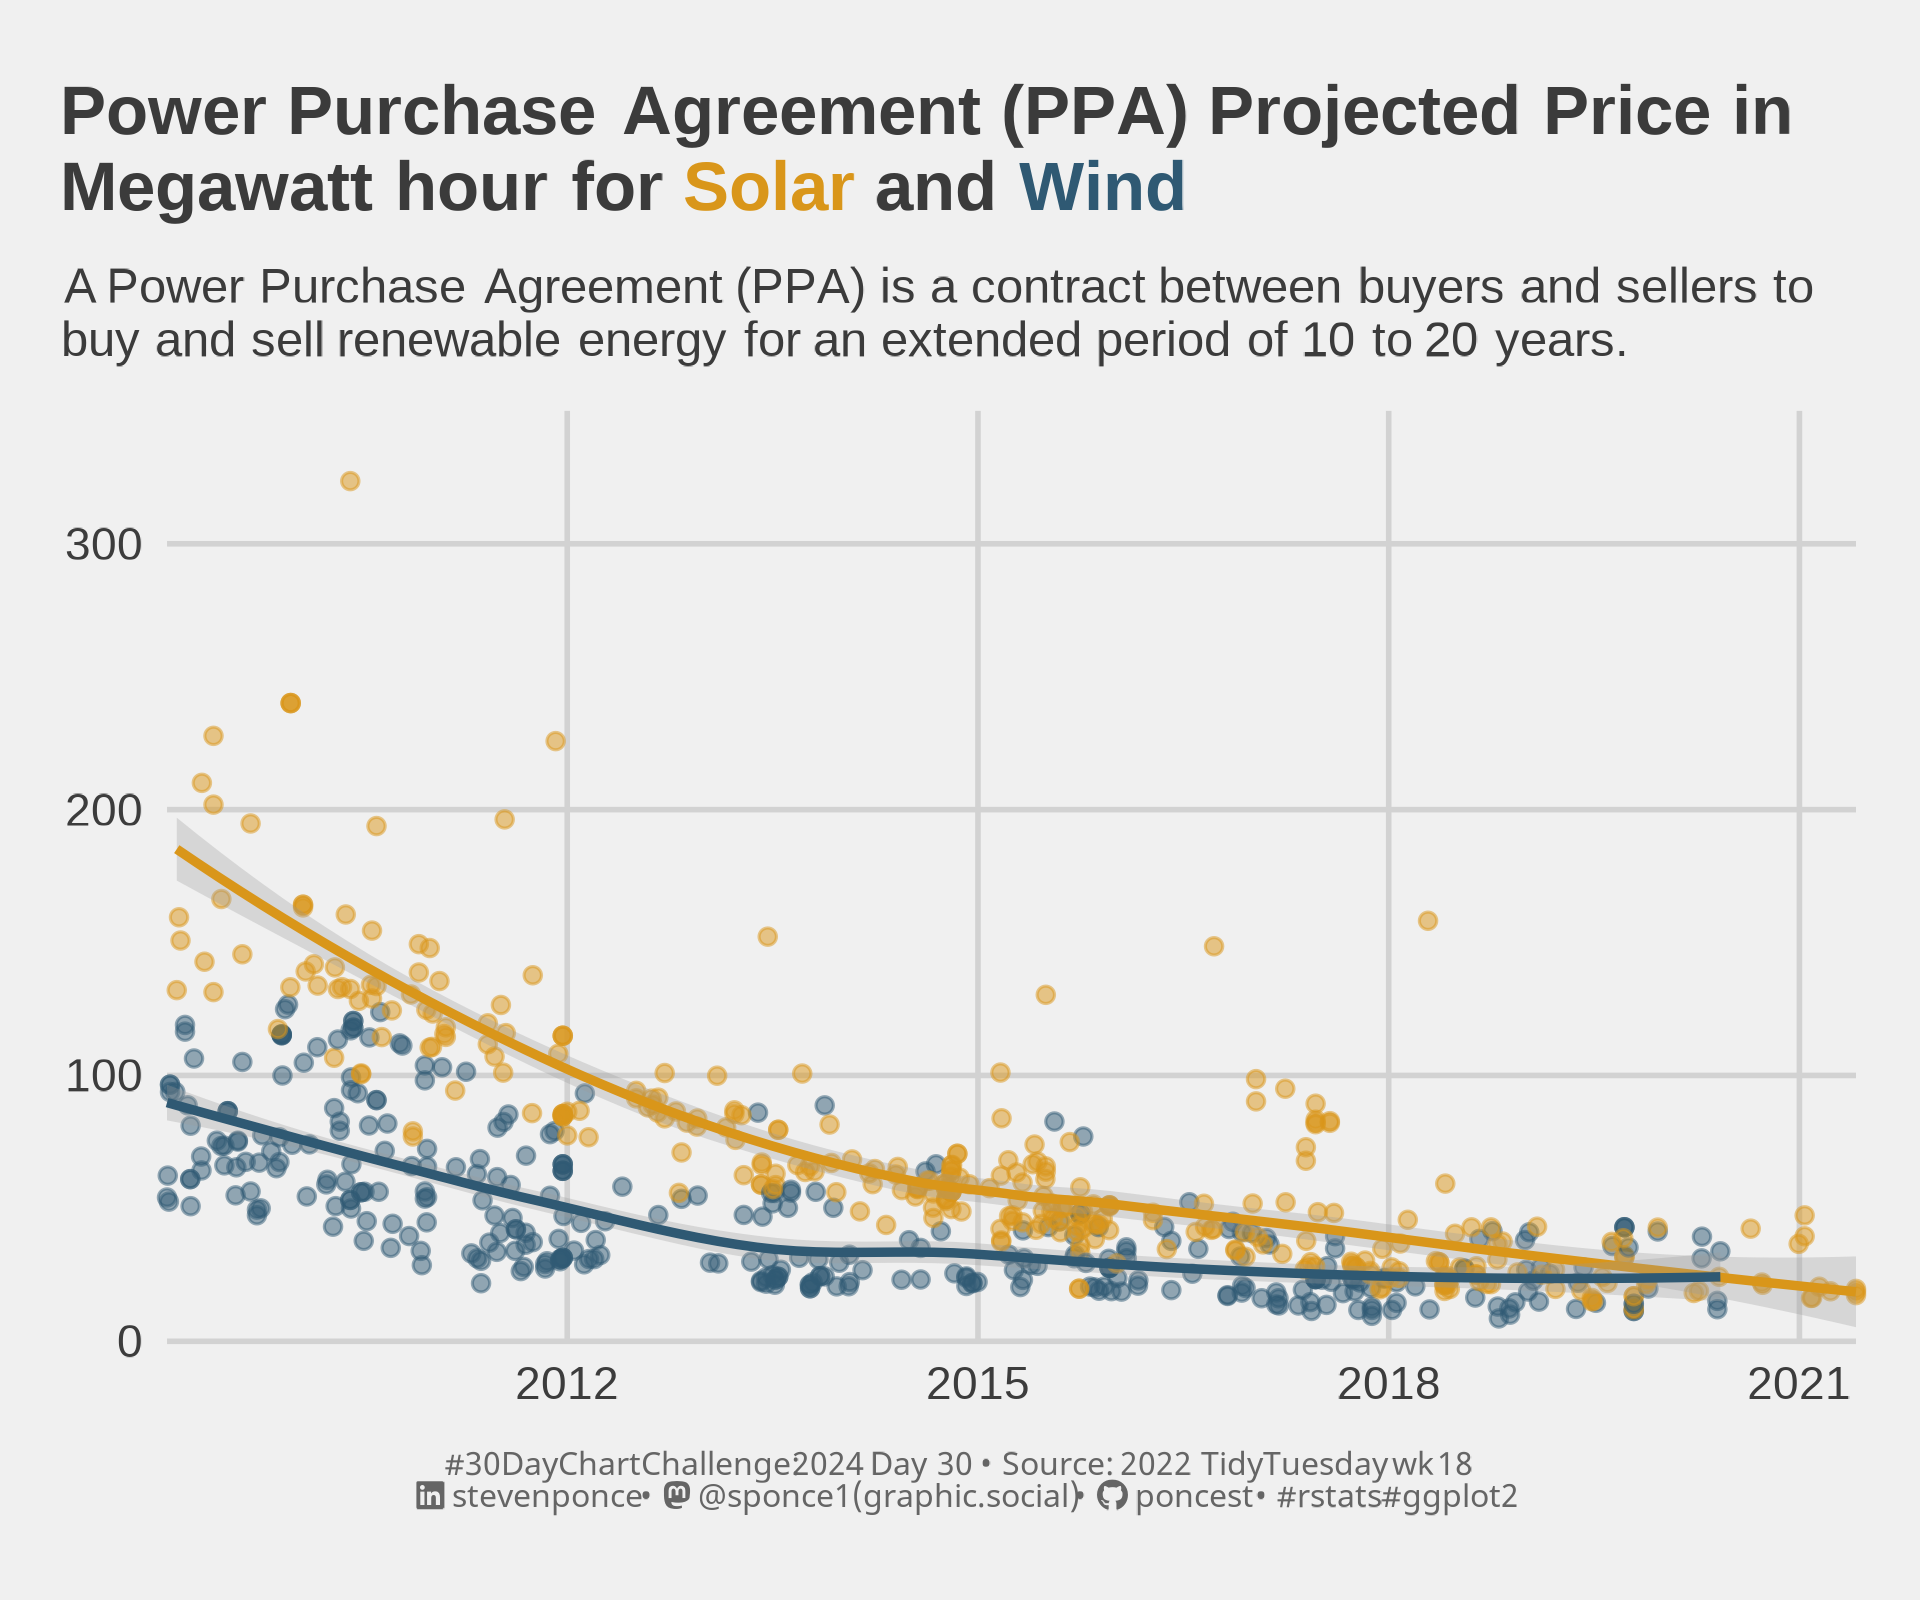

Here is the R script that generated this plot:

## Challenge: #30DayChartChallenge 2024 day 30
## Topic:     Uncertainties | FiveThirtyEight (theme day)
## Author:    Steven Ponce
## Date:      2024-04-30

## Data:      Solar/Wind utilities
##            TidyTuesday 2022 week 07 (2022-05-03)
## Link:      https://github.com/rfordatascience/tidytuesday/blob/master/data/2022/2022-05-03/readme.md


## 1. LOAD PACKAGES & SETUP ---- 
pacman::p_load(
  tidyverse,      # Easily Install and Load the 'Tidyverse'
  ggtext,         # Improved Text Rendering Support for 'ggplot2'
  showtext,       # Using Fonts More Easily in R Graphs
  janitor,        # Simple Tools for Examining and Cleaning Dirty Data
  skimr,          # Compact and Flexible Summaries of Data
  scales,         # Scale Functions for Visualization
  lubridate,      # Make Dealing with Dates a Little Easier
  MetBrewer,      # Color Palettes Inspired by Works at the Metropolitan Museum of Art
  MoMAColors,     # Color Palettes Inspired by Artwork at the Museum of Modern Art in New York City
  glue,           # Interpreted String Literals
  ggthemes        # Extra Themes, Scales and Geoms for 'ggplot2'
  )

### |- figure size ---- 
camcorder::gg_record( 
  dir    = here::here("temp_plots"), 
  device = "png",
  width  =  6,           
  height =  5,           
  units  = "in",
  dpi    = 320)

### |- resolution ---- 
showtext_opts(dpi = 320, regular.wt = 300, bold.wt = 800)


## 2. READ IN THE DATA ----

# Data from tidytuesday 2022 week 18 "Solar/Wind utilities" (2022-05-03)
tt <- tidytuesdayR::tt_load(2022, week = 18)

wind <- tt$wind |> clean_names() |> glimpse()
solar <- tt$solar |> clean_names() |> glimpse()

rm(tt)


## 3. EXAMINING THE DATA ----
glimpse(solar)
skim(solar)
colnames(solar)

glimpse(wind)
skim(wind)
colnames(solar)


## 4. TIDYDATA ----

### |- plot data ---
plot_data <-  wind |> 
  full_join(y = solar)  |> 
  select(date, wind_mwh, solar_mwh) |> 
  rename(
    wind = wind_mwh,
    solar = solar_mwh
    ) |> 
  pivot_longer(
    cols = !date, 
    names_to = 'energy_type', 
    values_to = 'projected_price'
    ) |> 
  drop_na()


# 5. VISUALIZATION ----  
### |- plot aesthetics ---- 
bkg_col      <- "#ebebeb"
title_col    <- "#3B3B3B"        
subtitle_col <- "#3B3B3B"    
caption_col  <- "#656565"    
text_col     <- "#656565"   
col_palette  <- c("#D9961A", "#2F5973")  

### |-  titles and caption ----
# icons
tt <- str_glue("#30DayChartChallenge: { 2024 } Day { 30 } &bull; Source: 2022 TidyTuesday wk 18<br>") 
li <- str_glue("<span style='font-family:fa6-brands'>&#xf08c;</span>")  
gh <- str_glue("<span style='font-family:fa6-brands'>&#xf09b;</span>")
mn <- str_glue("<span style='font-family:fa6-brands'>&#xf4f6;</span>")

# text
solar         <- str_glue("<span style='color:{ col_palette[1] }'>**Solar**</span>")
wind          <- str_glue("<span style='color:{ col_palette[2] }'>**Wind**</span>")

title_text    <- str_glue("Power Purchase Agreement (PPA) Projected Price in<br> 
                          Megawatt hour for { solar } and { wind }")

subtitle_text <- str_glue("A Power Purchase Agreement (PPA) is a contract between buyers and sellers to<br>
                          buy and sell renewable energy for an extended period of 10 to 20 years.")

caption_text  <- str_glue("{tt} {li} stevenponce &bull; {mn} @sponce1(graphic.social) &bull; {gh} poncest &bull; #rstats #ggplot2")

### |-  fonts ----
font_add('fa6-brands', 'fonts/6.4.2/Font Awesome 6 Brands-Regular-400.otf')  
font_add_google("Noto Sans", regular.wt = 400,family = "caption")
showtext_auto(enable = TRUE)  

### |-  plot theme ----
theme_set(theme_fivethirtyeight(base_size = 13))

theme_update(
  plot.title.position   = "plot",
  plot.caption.position = "plot",
  legend.position       = 'plot',
)

### |-  main plot ----
ggplot(plot_data, 
       aes(x = date, y = projected_price, color = energy_type)) +
  
  # Geoms
  geom_point(alpha = 0.5) +
  geom_smooth(method = 'loess', se = TRUE, alpha = 0.3) +

  # Scale
  scale_x_date(
    breaks = '3 year', 
    date_labels = "%Y"
    ) + 
  scale_y_continuous(
    breaks = seq(0, 350, by = 100),
    limits = c(0, 350),
    expand = c(0.05, 0.05)
    ) + 
  scale_color_manual(values = col_palette) +
  coord_cartesian(clip = 'off', expand = FALSE) +

  # Labs
  labs(
    x = "",                                     # Year", 
    y = "",                                     # Projected Price (USD / MWh)",
    title    = title_text,
    subtitle = subtitle_text,
    caption  = caption_text
  ) +
  
  # Theme
  theme(
    plot.title      = element_markdown(
      size          = rel(1.2),
      face          = "bold",
      color         = title_col,
      lineheight    = 1.1,
      margin        = margin(t = 5, b = 5)
    ),
    plot.subtitle   = element_markdown(
      size          = rel(.85), 
      color         = subtitle_col,
      lineheight    = 1.1, 
      margin        = margin(t = 5, b = 10)
    ),
    plot.caption    = element_markdown(
      size          = rel(.55),
      family        = "caption",
      color         = caption_col,
      lineheight    = 0.65,
      hjust         = 0.5,
      halign        = 0.5,
      margin        = margin(t = 10, b = 5)
    ),
  )


# 6. SESSION INFO ----  
sessioninfo::session_info(include_base = TRUE) 

# ─ Session info ──────────────────────────────────────────────────────
# setting  value
# version  R version 4.3.3 (2024-02-29 ucrt)
# os       Windows 10 x64 (build 19045)
# system   x86_64, mingw32
# ui       RStudio
# language (EN)
# collate  English_United States.utf8
# ctype    English_United States.utf8
# tz       America/New_York
# date     2024-04-26
# rstudio  2023.12.1+402 Ocean Storm (desktop)
# pandoc   NA
# 
# ─ Packages ──────────────────────────────────────────────────────────
# ! package      * version    date (UTC) lib source
# base         * 4.3.3      2024-02-29 [2] local
# P base64enc      0.1-3      2015-07-28 [?] CRAN (R 4.3.0)
# P bit            4.0.5      2022-11-15 [?] CRAN (R 4.3.0)
# P bit64          4.0.5      2020-08-30 [?] CRAN (R 4.3.0)
# P camcorder      0.1.0      2022-10-03 [?] CRAN (R 4.3.0)
# P cellranger     1.1.0      2016-07-27 [?] CRAN (R 4.3.0)
# cli            3.6.2      2023-12-11 [1] CRAN (R 4.3.3)
# P colorspace     2.1-0      2023-01-23 [?] CRAN (R 4.3.0)
# P commonmark     1.9.0      2023-03-17 [?] CRAN (R 4.3.0)
# P compiler       4.3.3      2024-02-29 [?] local
# cowplot        1.1.3      2024-01-22 [1] CRAN (R 4.3.3)
# P crayon         1.5.2      2022-09-29 [?] CRAN (R 4.3.0)
# P curl           5.2.0      2023-12-08 [?] RSPM (R 4.3.0)
# P datasets     * 4.3.3      2024-02-29 [?] local
# P digest         0.6.33     2023-07-07 [?] CRAN (R 4.3.1)
# P dplyr        * 1.1.4      2023-11-17 [?] RSPM (R 4.3.0)
# P fansi          1.0.6      2023-12-08 [?] RSPM (R 4.3.0)
# P farver         2.1.1      2022-07-06 [?] CRAN (R 4.3.0)
# P fastmap        1.1.1      2023-02-24 [?] CRAN (R 4.3.0)
# P forcats      * 1.0.0      2023-01-29 [?] CRAN (R 4.3.0)
# P fs             1.6.3      2023-07-20 [?] CRAN (R 4.3.1)
# P generics       0.1.3      2022-07-05 [?] CRAN (R 4.3.0)
# P ggplot2      * 3.5.0      2024-02-23 [?] CRAN (R 4.3.2)
# ggstream       0.1.0      2021-05-06 [1] CRAN (R 4.3.3)
# P ggtext       * 0.1.2      2022-09-16 [?] CRAN (R 4.3.0)
# P ggthemes     * 5.1.0      2024-02-10 [?] CRAN (R 4.3.3)
# P gifski         1.12.0-2   2023-08-12 [?] CRAN (R 4.3.1)
# P glue         * 1.7.0      2024-01-09 [?] CRAN (R 4.3.2)
# P graphics     * 4.3.3      2024-02-29 [?] local
# P grDevices    * 4.3.3      2024-02-29 [?] local
# P grid           4.3.3      2024-02-29 [?] local
# P gridtext       0.1.5      2022-09-16 [?] CRAN (R 4.3.0)
# P gtable         0.3.4      2023-08-21 [?] CRAN (R 4.3.1)
# P here           1.0.1      2020-12-13 [?] CRAN (R 4.3.0)
# P hms            1.1.3      2023-03-21 [?] CRAN (R 4.3.0)
# P htmltools      0.5.7      2023-11-03 [?] RSPM (R 4.3.0)
# P httr           1.4.7      2023-08-15 [?] CRAN (R 4.3.1)
# P janitor      * 2.2.0      2023-02-02 [?] CRAN (R 4.3.0)
# P jsonlite       1.8.8      2023-12-04 [?] RSPM (R 4.3.0)
# P knitr          1.45       2023-10-30 [?] RSPM (R 4.3.0)
# P lattice        0.22-5     2023-10-24 [?] CRAN (R 4.3.3)
# P lifecycle      1.0.4      2023-11-07 [?] CRAN (R 4.3.2)
# P lubridate    * 1.9.3      2023-09-27 [?] RSPM (R 4.3.0)
# P magick         2.8.3      2024-02-18 [?] CRAN (R 4.3.3)
# P magrittr       2.0.3      2022-03-30 [?] CRAN (R 4.3.0)
# P markdown       1.12       2023-12-06 [?] CRAN (R 4.3.2)
# P Matrix         1.6-5      2024-01-11 [?] CRAN (R 4.3.3)
# P MetBrewer    * 0.2.0      2022-03-21 [?] CRAN (R 4.3.1)
# P methods      * 4.3.3      2024-02-29 [?] local
# P mgcv           1.9-1      2023-12-21 [?] CRAN (R 4.3.3)
# MoMAColors   * 0.0.0.9000 2024-03-31 [1] Github (BlakeRMills/MoMAColors@6f5d75d)
# P munsell        0.5.0      2018-06-12 [?] CRAN (R 4.3.0)
# P nlme           3.1-164    2023-11-27 [?] CRAN (R 4.3.3)
# P pacman         0.5.1      2019-03-11 [?] CRAN (R 4.3.0)
# P parallel       4.3.3      2024-02-29 [?] local
# P pillar         1.9.0      2023-03-22 [?] CRAN (R 4.3.0)
# P pkgconfig      2.0.3      2019-09-22 [?] CRAN (R 4.3.0)
# P purrr        * 1.0.2      2023-08-10 [?] CRAN (R 4.3.1)
# P R6             2.5.1      2021-08-19 [?] CRAN (R 4.3.0)
# P ragg           1.2.7      2023-12-11 [?] RSPM (R 4.3.0)
# Rcpp           1.0.12     2024-01-09 [1] CRAN (R 4.3.3)
# P readr        * 2.1.5      2024-01-10 [?] CRAN (R 4.3.2)
# P readxl         1.4.3      2023-07-06 [?] CRAN (R 4.3.1)
# renv           1.0.5      2024-02-29 [1] CRAN (R 4.3.3)
# P repr           1.1.6      2023-01-26 [?] CRAN (R 4.3.0)
# P rlang          1.1.3      2024-01-10 [?] CRAN (R 4.3.2)
# P rprojroot      2.0.4      2023-11-05 [?] RSPM (R 4.3.0)
# P rstudioapi     0.15.0     2023-07-07 [?] CRAN (R 4.3.1)
# P rsvg           2.6.0      2023-10-08 [?] RSPM (R 4.3.0)
# P rvest          1.0.4      2024-02-12 [?] CRAN (R 4.3.2)
# P scales       * 1.3.0      2023-11-28 [?] CRAN (R 4.3.2)
# P selectr        0.4-2      2019-11-20 [?] CRAN (R 4.3.0)
# P sessioninfo    1.2.2      2021-12-06 [?] CRAN (R 4.3.0)
# P showtext     * 0.9-7      2024-03-02 [?] CRAN (R 4.3.3)
# P showtextdb   * 3.0        2020-06-04 [?] CRAN (R 4.3.0)
# P skimr        * 2.1.5      2022-12-23 [?] CRAN (R 4.3.0)
# P snakecase      0.11.1     2023-08-27 [?] CRAN (R 4.3.1)
# P splines        4.3.3      2024-02-29 [?] local
# P stats        * 4.3.3      2024-02-29 [?] local
# P stringi        1.8.3      2023-12-11 [?] RSPM (R 4.3.0)
# P stringr      * 1.5.1      2023-11-14 [?] RSPM (R 4.3.0)
# P svglite        2.1.1      2023-01-10 [?] CRAN (R 4.3.0)
# P sysfonts     * 0.8.9      2024-03-02 [?] CRAN (R 4.3.3)
# P systemfonts    1.0.5      2023-10-09 [?] RSPM (R 4.3.0)
# P textshaping    0.3.6      2021-10-13 [?] CRAN (R 4.3.0)
# P tibble       * 3.2.1      2023-03-20 [?] CRAN (R 4.3.0)
# P tidyr        * 1.3.1      2024-01-24 [?] CRAN (R 4.3.2)
# tidyselect     1.2.1      2024-03-11 [1] CRAN (R 4.3.3)
# P tidytuesdayR   1.0.3      2023-12-13 [?] CRAN (R 4.3.2)
# P tidyverse    * 2.0.0      2023-02-22 [?] CRAN (R 4.3.0)
# P timechange     0.2.0      2023-01-11 [?] CRAN (R 4.3.0)
# P tools          4.3.3      2024-02-29 [?] local
# P tzdb           0.4.0      2023-05-12 [?] CRAN (R 4.3.0)
# P usethis        2.2.3      2024-02-19 [?] CRAN (R 4.3.3)
# P utf8           1.2.4      2023-10-22 [?] CRAN (R 4.3.2)
# P utils        * 4.3.3      2024-02-29 [?] local
# P vctrs          0.6.5      2023-12-01 [?] CRAN (R 4.3.2)
# P vroom          1.6.5      2023-12-05 [?] RSPM (R 4.3.0)
# P withr          3.0.0      2024-01-16 [?] CRAN (R 4.3.2)
# P xfun           0.41       2023-11-01 [?] CRAN (R 4.3.2)
# P xml2           1.3.6      2023-12-04 [?] RSPM (R 4.3.0)
# 
# [1] C:/Users/poncest/OneDrive - Bristol Myers Squibb/RStudio/_CHALLENGES/30DayChartChallenge/renv/library/R-4.3/x86_64-w64-mingw32
# [2] C:/Users/poncest/AppData/Local/R/cache/R/renv/sandbox/R-4.3/x86_64-w64-mingw32/07866f9d
# 
# P ── Loaded and on-disk path mismatch.
# 
# ─────────────────────────────────────────────────────────────────────
# > 
